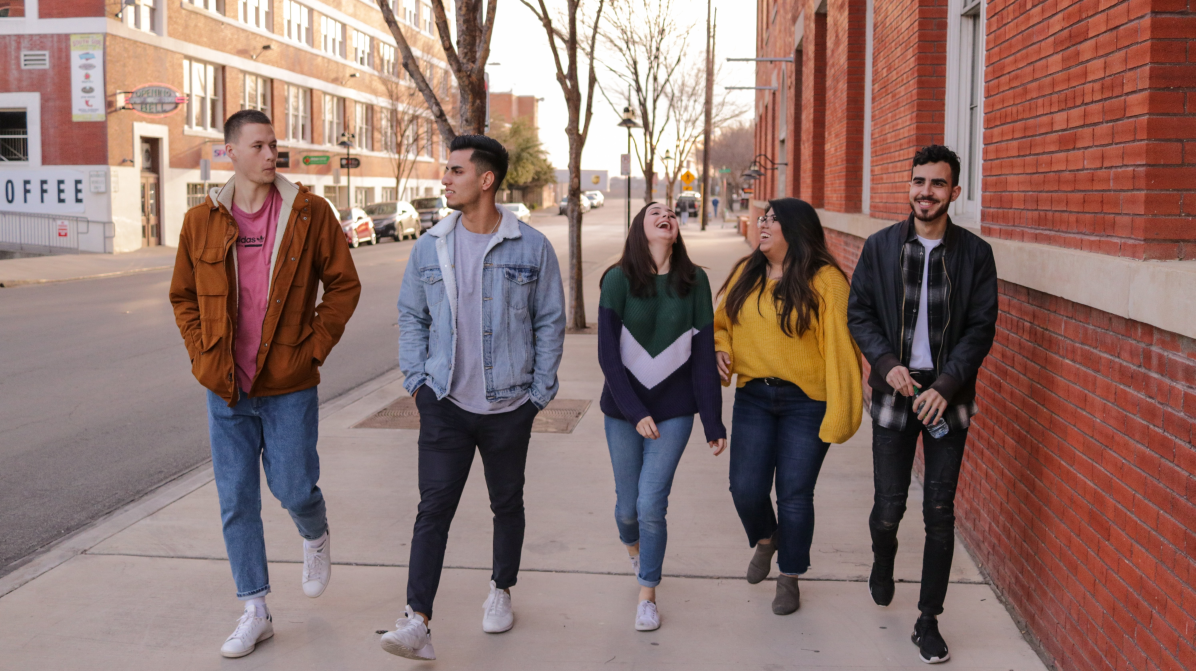
#> input picture people.jpg, 5977 x 3355 px (shown at 1/5 size)
$ python image_output.py
#> lines starting #> are read from the running program, lines starting #| are printed output that depends on the picture; after the words box and inside, x2 and y2 are one past the last pixel; in counts of white or black regions, pixels touching at a corner belong together
### human_detection.py
import cv2
import numpy as np
from imutils.object_detection import non_max_suppression


## Histogram of Oriented Gradients Detector
HOGCV = cv2.HOGDescriptor()
HOGCV.setSVMDetector(cv2.HOGDescriptor_getDefaultPeopleDetector())

def Detector(frame):
    ## USing Sliding window concept
    rects, weights = HOGCV.detectMultiScale(frame, winStride=(4, 4), padding=(8, 8), scale=1.03)
    rects = np.array([[x, y, x + w, y + h] for (x, y, w, h) in rects])
    pick = non_max_suppression(rects, probs=None, overlapThresh=0.65)
    c = 1
    for x, y, w, h in pick:
        cv2.rectangle(frame, (x, y), (w, h), (139, 34, 104), 2)
        cv2.rectangle(frame, (x, y - 20), (w,y), (139, 34, 104), -1)
        cv2.putText(frame, f'P{c}', (x, y), cv2.FONT_HERSHEY_SIMPLEX, 0.6, (255, 0, 0), 2)
        c += 1

    cv2.putText(frame, f'Total Persons : {c - 1}', (20, 400), cv2.FONT_HERSHEY_DUPLEX, 0.8, (255, 0,0), 2)
    cv2.imshow('output', frame)
    return frame

### image_output.py
import cv2
import imutils
from human_detection import Detector

image = cv2.imread('people.jpg')
#> image is the input picture: shape (3355, 5977, 3); mean B, G, R 110.3, 115.4, 143.3
image = imutils.resize(image,width=900)
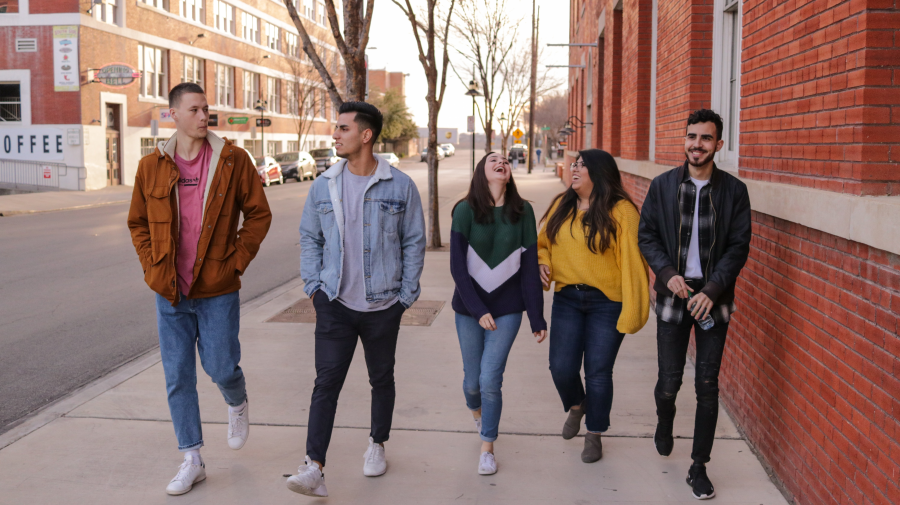
#> image: shape (505, 900, 3); mean B, G, R 110.3, 115.4, 143.3
image = Detector(image)
#> in Detector, `rects, weights = HOGCV.detectMultiScale(frame, winStride=(4, 4), paddi..`: rects = [[108, 102, 111, 223], [397, 108, 195, 390], [491, 108, 194, 388], [93, 65, 218, 436], [587, 67, 222, 438], [254, 70, 225, 435]]; weights = [1.74, 1.27, 1.44, 1.42, 0.907, 1.27]
#> in Detector, `rects = np.array([[x, y, x + w, y + h] for (x, y, w, h) in rects])`: rects = [[108, 102, 219, 325], [397, 108, 592, 498], [491, 108, 685, 496], [93, 65, 311, 501], [587, 67, 809, 505], [254, 70, 479, 505]]
#> in Detector, `pick = non_max_suppression(rects, probs=None, overlapThresh=0.65)`: pick = [[254, 70, 479, 505], [587, 67, 809, 505], [93, 65, 311, 501], [397, 108, 592, 498], [491, 108, 685, 496]]
#> the loop in Detector, `for x, y, w, h in pick:` made 5 passes
#> after the loop in Detector, `for x, y, w, h in pick:`:
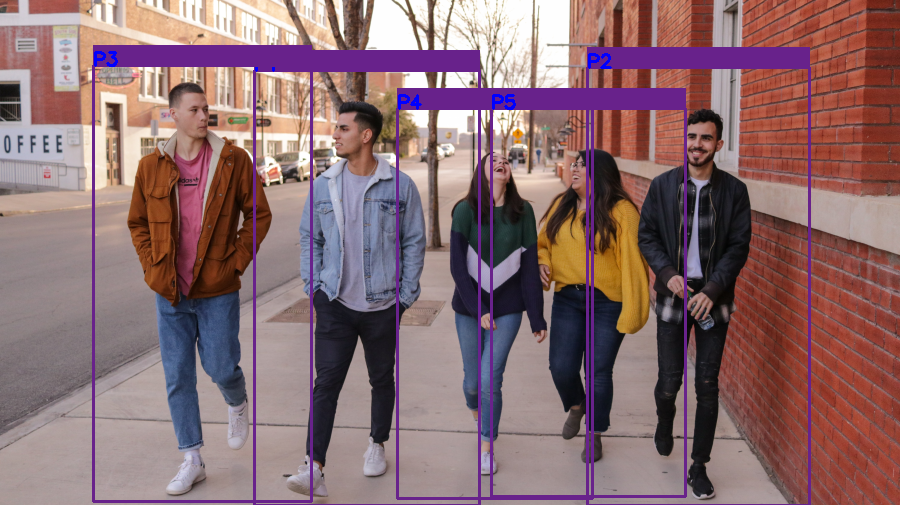
#> frame: shape (505, 900, 3); 7.6% of pixels changed, all inside (x1, y1, x2, y2) = (92, 45, 811, 505)
#> after the loop in Detector, `for x, y, w, h in pick:`: c = 6
#> in Detector, `cv2.putText(frame, f'Total Persons : {c - 1}', (20, 400), cv2.FONT_HER..`:
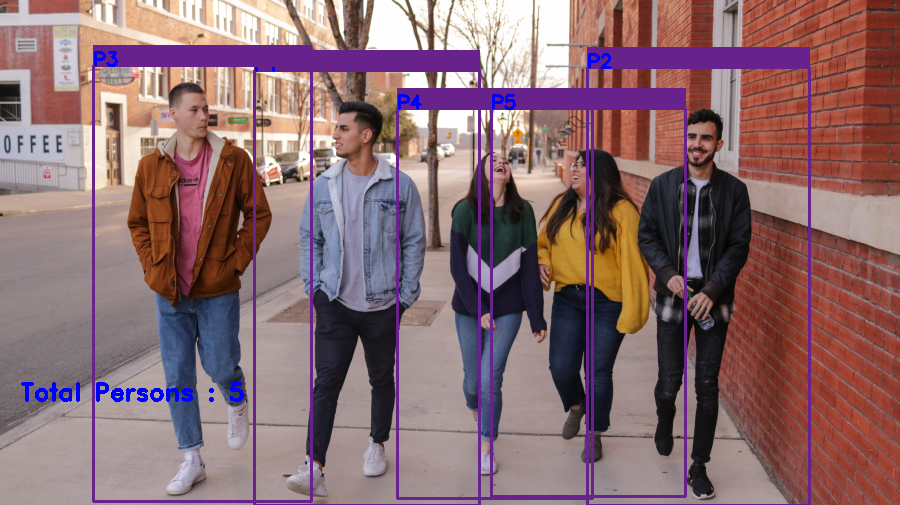
#> frame: shape (505, 900, 3); 0.35% of pixels changed, all inside (x1, y1, x2, y2) = (21, 382, 244, 402)
cv2.waitKey(0)
cv2.destroyAllWindows()
